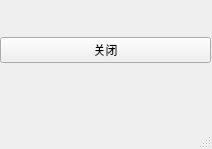
<?xml version="1.0" encoding="UTF-8"?>
<ui version="4.0">
 <class>MainWindow</class>
 <widget class="QMainWindow" name="MainWindow">
  <property name="geometry">
   <rect>
    <x>0</x>
    <y>0</y>
    <width>212</width>
    <height>149</height>
   </rect>
  </property>
  <property name="windowTitle">
   <string>MainWindow</string>
  </property>
  <widget class="QWidget" name="centralwidget">
   <widget class="QWidget" name="horizontalLayoutWidget">
    <property name="geometry">
     <rect>
      <x>0</x>
      <y>-10</y>
      <width>211</width>
      <height>121</height>
     </rect>
    </property>
    <layout class="QHBoxLayout" name="horizontalLayout">
     <item>
      <widget class="QPushButton" name="pushButton">
       <property name="text">
        <string>关闭</string>
       </property>
      </widget>
     </item>
    </layout>
   </widget>
  </widget>
  <widget class="QMenuBar" name="menubar">
   <property name="geometry">
    <rect>
     <x>0</x>
     <y>0</y>
     <width>212</width>
     <height>33</height>
    </rect>
   </property>
  </widget>
  <widget class="QStatusBar" name="statusbar"/>
 </widget>
 <resources/>
 <connections>
  <connection>
   <sender>pushButton</sender>
   <signal>clicked()</signal>
   <receiver>MainWindow</receiver>
   <slot>close()</slot>
   <hints>
    <hint type="sourcelabel">
     <x>105</x>
     <y>82</y>
    </hint>
    <hint type="destinationlabel">
     <x>105</x>
     <y>74</y>
    </hint>
   </hints>
  </connection>
 </connections>
</ui>
